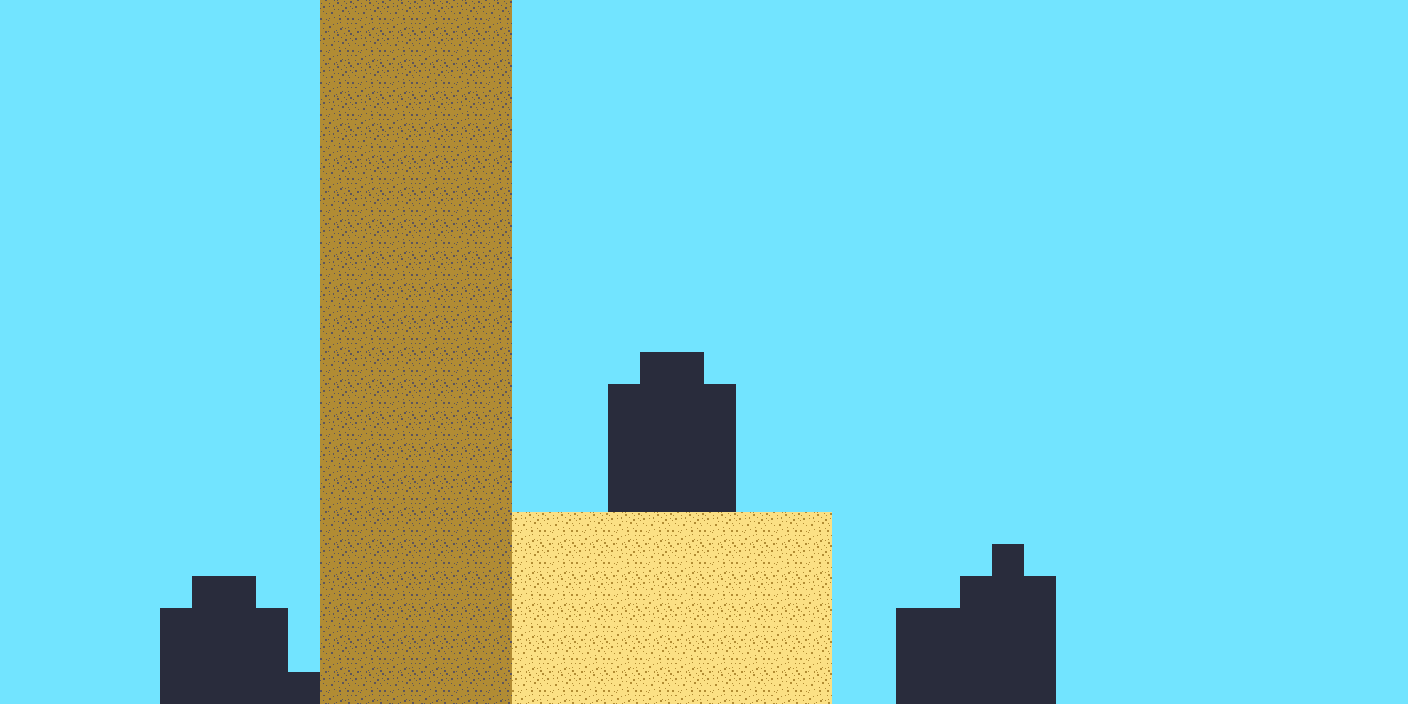

A level layout from a 2D game, rendered from its tile map. Below: a short description, then the map file with tile-grid data replaced by summaries:
An orthogonal 44x22 tile map with 32x32 px tiles, 5 tile layers (SKY, BACK, ENVIRONMENT, MIDDLE, ...), 2 tilesets and 2 objects.

<map version="1.0.0" orientation="orthogonal" renderorder="right-down" width="44" height="22" tilewidth="32" tileheight="32" nextobjectid="30">
 <tileset firstgid="1" name="town" tilewidth="32" tileheight="32" spacing="1" tilecount="35" columns="7">
  <image source="../sprites/tilesets/beach.PNG" width="230" height="164" />
 </tileset>
 <tileset firstgid="36" name="background" tilewidth="32" tileheight="32" spacing="1" tilecount="4" columns="2">
  <image source="../sprites/tilesets/background.png" width="65" height="65" />
 </tileset>
 <layer name="SKY" width="44" height="22">
  <data>[968 cells, 968 non-empty, 1 distinct tile ids]</data>
 </layer>
 <layer name="BACK" width="44" height="22">
  <data>[968 cells, 107 non-empty, 1 distinct tile ids]</data>
 </layer>
 <layer name="ENVIRONMENT" width="44" height="22">
  <data>[968 cells, 0 non-empty, 0 distinct tile ids]</data>
 </layer>
 <layer name="MIDDLE" width="44" height="22">
  <data>[968 cells, 192 non-empty, 2 distinct tile ids]</data>
 </layer>
 <layer name="FRONT" width="44" height="22">
  <data>[968 cells, 0 non-empty, 0 distinct tile ids]</data>
 </layer>
 <objectgroup name="COLLISION">
  <object id="20" x="512" y="512" width="320" height="256" />
  <object id="29" x="320" y="0" width="192" height="800" />
 </objectgroup>
 <objectgroup name="ENTITIES" />
</map>
